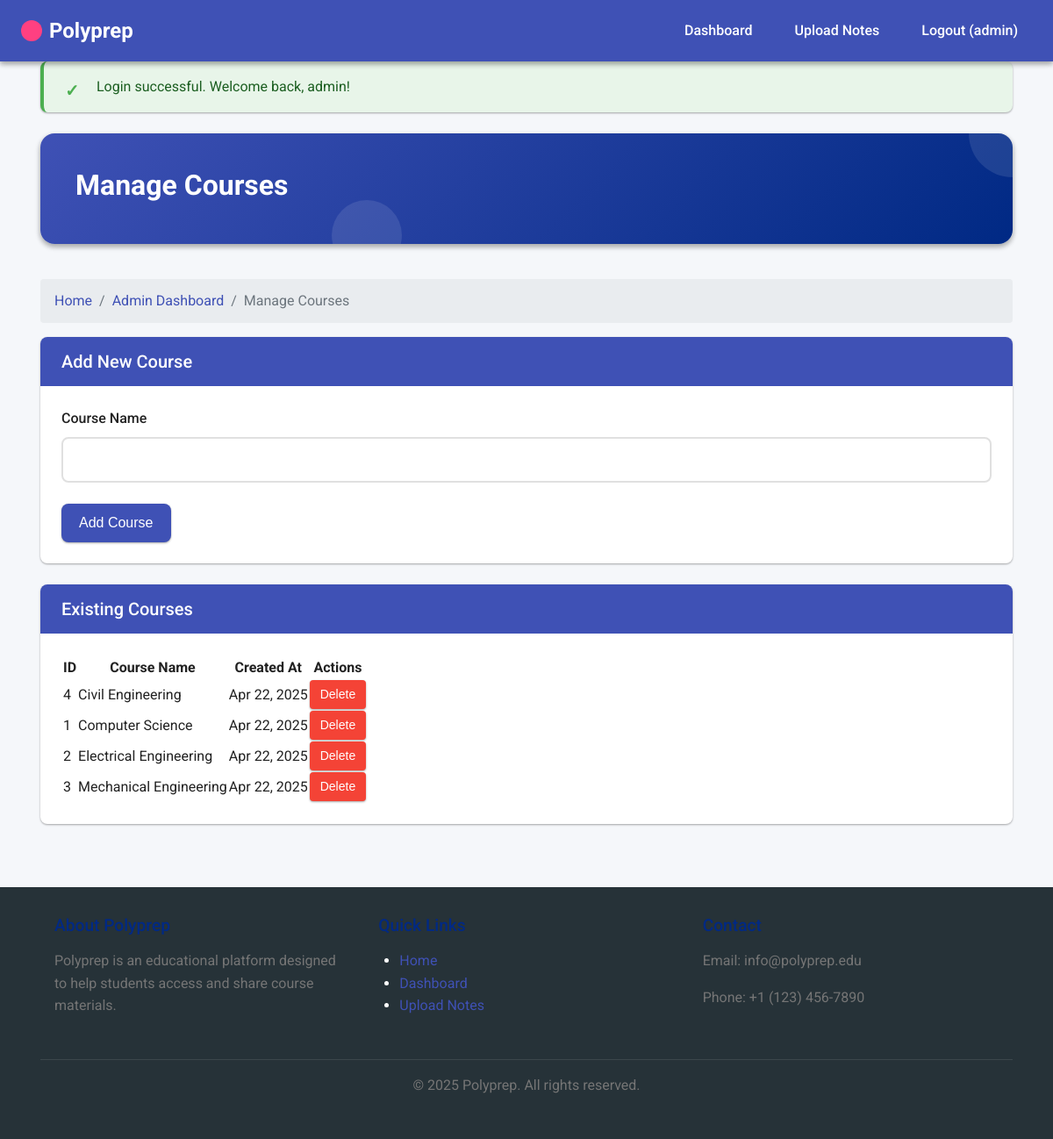
Screenshot of /manage_courses.php (signed in) with the database file from the repository.
### tables this page shows
CREATE TABLE courses (
    id INT AUTO_INCREMENT PRIMARY KEY,
    name VARCHAR(100) NOT NULL UNIQUE,
    created_at TIMESTAMP DEFAULT CURRENT_TIMESTAMP
);

### manage_courses.php (the view, shortened to what this page needs)
<?php
require_once 'includes/functions.php';
$courseName = '';
$courses = getAllCourses();
include_once 'includes/header.php';
?>
<div class="dashboard-header">
    <h1 class="dashboard-title">Manage Courses</h1>
</div>
<?php echo getBreadcrumb(['Home' => 'index.php', 'Admin Dashboard' => 'admin_dashboard.php', 'Manage Courses' => '']); ?>
<div class="card">
    <div class="card-header">
        <h2>Add New Course</h2>
    </div>
    <div class="card-body">
        <form method="POST" action="<?php echo htmlspecialchars($_SERVER['PHP_SELF']); ?>">
            <div class="form-group">
                <label for="course_name">Course Name</label>
                <input type="text" id="course_name" name="course_name" class="form-control" value="<?php echo htmlspecialchars($courseName); ?>" required>
            </div>
            <button type="submit" name="add_course" class="btn btn-primary">Add Course</button>
        </form>
    </div>
</div>
<div class="card">
    <div class="card-header">
        <h2>Existing Courses</h2>
    </div>
    <div class="card-body">
        <?php if (empty($courses)): ?>
            <p>No courses available.</p>
        <?php else: ?>
            <div class="table-responsive">
                <table class="table">
                    <thead>
                        <tr>
                            <th>ID</th>
                            <th>Course Name</th>
                            <th>Created At</th>
                            <th>Actions</th>
                        </tr>
                    </thead>
                    <tbody>
                        <?php foreach ($courses as $course): ?>
                            <tr>
                                <td><?php echo $course['id']; ?></td>
                                <td><?php echo htmlspecialchars($course['name']); ?></td>
                                <td><?php echo date('M d, Y', strtotime($course['created_at'])); ?></td>
                                <td>
                                    <form method="POST" action="<?php echo htmlspecialchars($_SERVER['PHP_SELF']); ?>" style="display: inline;">
                                        <button type="submit" name="delete_course" class="btn btn-danger btn-sm" onclick="return confirm('Are you sure you want to delete this course? This will also delete all associated semesters, subjects, and notes.')">Delete</button>
                                    </form>
                                </td>
                            </tr>
                        <?php endforeach; ?>
                    </tbody>
                </table>
            </div>
        <?php endif; ?>
    </div>
</div>
<?php
include_once 'includes/footer.php';
?>

### assets/css/style.css (style rules this page uses)
:root { --primary-color: #3f51b5; --primary-light: #757de8; --primary-dark: #002984; --secondary-color: #00bcd4; --secondary-light: #62efff; --secondary-dark: #008ba3; --accent-color: #ff4081; --light-color: #f5f7fa; --dark-color: #263238; --text-primary: #212121; --text-secondary: #757575; --success-color: #4caf50; --danger-color: #f44336; --warning-color: #ff9800; --info-color: #2196f3; --spacing-xs: 0.25rem; --spacing-sm: 0.5rem; --spacing-md: 1rem; --spacing-lg: 1.5rem; --spacing-xl: 2.5rem; --border-radius-sm: 4px; --border-radius-md: 8px; --border-radius-lg: 16px; --shadow-sm: 0 1px 3px rgba(0,0,0,0.12), 0 1px 2px rgba(0,0,0,0.24); --shadow-md: 0 3px 6px rgba(0,0,0,0.16), 0 3px 6px rgba(0,0,0,0.23); --shadow-lg: 0 10px 20px rgba(0,0,0,0.19), 0 6px 6px rgba(0,0,0,0.23); }
* { margin: 0; padding: 0; box-sizing: border-box; }
body { font-family: 'Roboto', sans-serif; line-height: 1.6; background-color: var(--light-color); color: var(--text-primary); font-size: 16px; overflow-x: hidden; min-height: 100vh; display: flex; flex-direction: column; transition: background-color 0.3s ease; }
h1, h2, h3, h4, h5, h6 { font-weight: 500; line-height: 1.2; margin-bottom: var(--spacing-md); color: var(--primary-dark); }
h1 { font-size: 2rem; }
h2 { font-size: 1.75rem; }
.form-group { margin-bottom: var(--spacing-lg); position: relative; }
.form-control { display: block; width: 100%; padding: 0.75rem 1rem; font-size: 1rem; line-height: 1.5; color: var(--text-primary); background-color: #fff; background-clip: padding-box; border: 2px solid #e0e0e0; border-radius: var(--border-radius-md); transition: all 0.3s ease; box-shadow: none; }
.form-control::placeholder { color: #9e9e9e; opacity: 1; }
label { display: block; margin-bottom: var(--spacing-sm); font-weight: 500; color: var(--text-primary); }
.btn { display: inline-flex; align-items: center; justify-content: center; font-weight: 500; text-align: center; white-space: nowrap; vertical-align: middle; user-select: none; border: none; padding: 0.625rem 1.25rem; font-size: 1rem; line-height: 1.5; border-radius: var(--border-radius-md); transition: all 0.3s ease; cursor: pointer; box-shadow: var(--shadow-sm); position: relative; overflow: hidden; }
.btn::after { content: ''; position: absolute; top: 50%; left: 50%; width: 5px; height: 5px; background: rgba(255, 255, 255, 0.5); opacity: 0; border-radius: 100%; transform: scale(1, 1) translate(-50%, -50%); transform-origin: 50% 50%; }
.btn-primary { color: white; background-color: var(--primary-color); }
.btn-danger { color: white; background-color: var(--danger-color); }
.btn-sm { padding: 0.375rem 0.75rem; font-size: 0.875rem; border-radius: var(--border-radius-sm); }
.card { position: relative; display: flex; flex-direction: column; min-width: 0; word-wrap: break-word; background-color: #fff; background-clip: border-box; border: none; border-radius: var(--border-radius-md); margin-bottom: var(--spacing-lg); box-shadow: var(--shadow-sm); transition: transform 0.3s ease, box-shadow 0.3s ease; overflow: hidden; }
.card-header { padding: var(--spacing-md) var(--spacing-lg); margin-bottom: 0; background-color: var(--primary-color); color: white; font-weight: 500; border-bottom: none; display: flex; align-items: center; justify-content: space-between; }
.card-header h2, .card-header h3, .card-header h4 { margin-bottom: 0; color: white; font-size: 1.25rem; }
.card-body { flex: 1 1 auto; padding: var(--spacing-lg); }
.dashboard-header { background: linear-gradient(135deg, var(--primary-color) 0%, var(--primary-dark) 100%); padding: var(--spacing-xl); margin-bottom: var(--spacing-xl); border-radius: var(--border-radius-lg); color: white; position: relative; overflow: hidden; box-shadow: var(--shadow-md); }
.dashboard-header::before { content: ''; position: absolute; top: -50px; right: -50px; width: 100px; height: 100px; border-radius: 50%; background: rgba(255, 255, 255, 0.1); z-index: 0; }
.dashboard-header::after { content: ''; position: absolute; bottom: -30px; left: 30%; width: 80px; height: 80px; border-radius: 50%; background: rgba(255, 255, 255, 0.1); z-index: 0; }
.dashboard-title { color: white; margin-bottom: var(--spacing-sm); position: relative; z-index: 1; font-weight: 700; font-size: 2rem; }

### rows the page displays
courses: id "4", name "Civil Engineering", created_at "Apr 22, 2025"
courses: id "1", name "Computer Science", created_at "Apr 22, 2025"
courses: id "2", name "Electrical Engineering", created_at "Apr 22, 2025"
courses: id "3", name "Mechanical Engineering", created_at "Apr 22, 2025"

### other values shown
$username "admin"
$_SESSION['alert'] "Login successful. Welcome back, admin!"
$label "Home"
$label "Admin Dashboard"
$label "Manage Courses"
